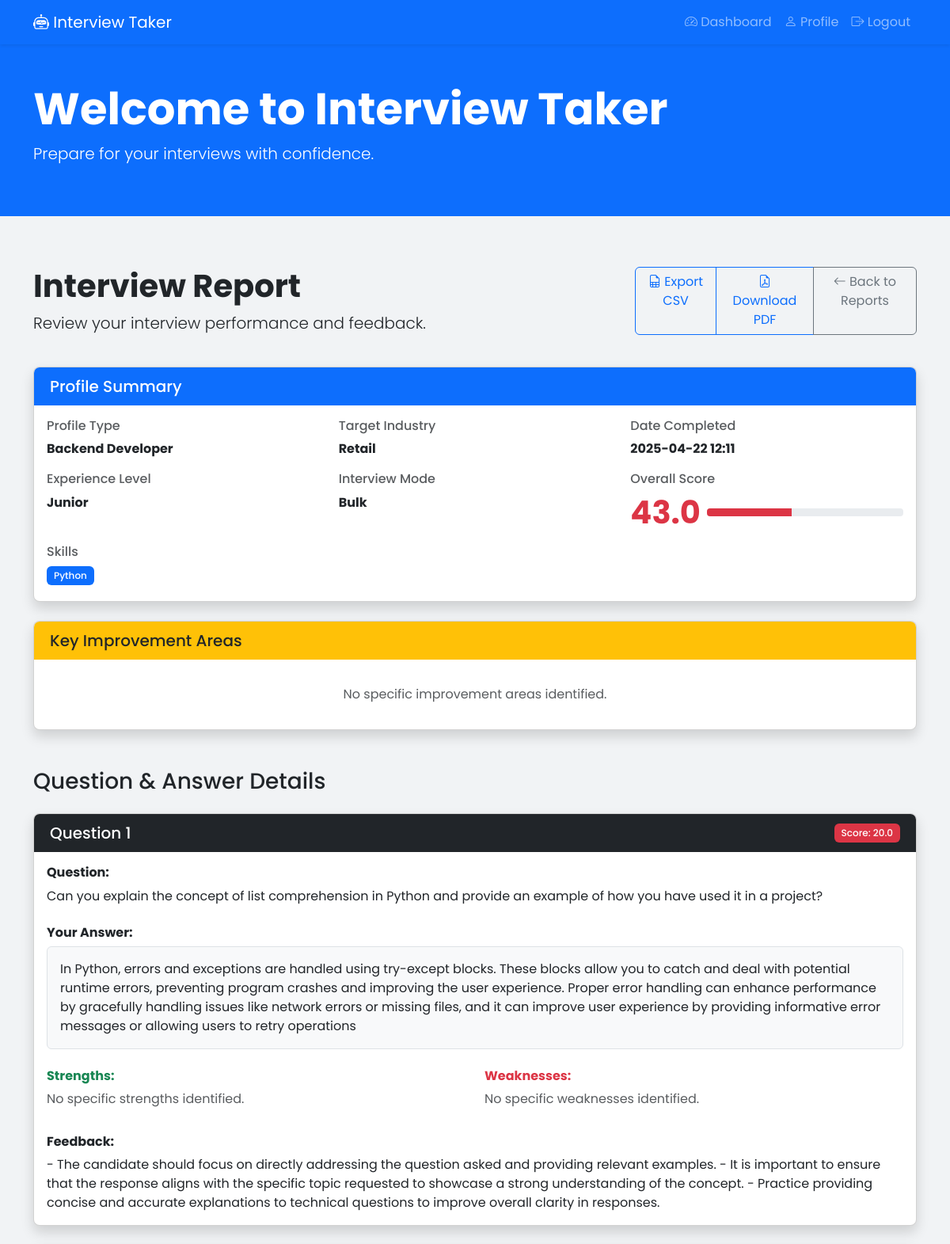
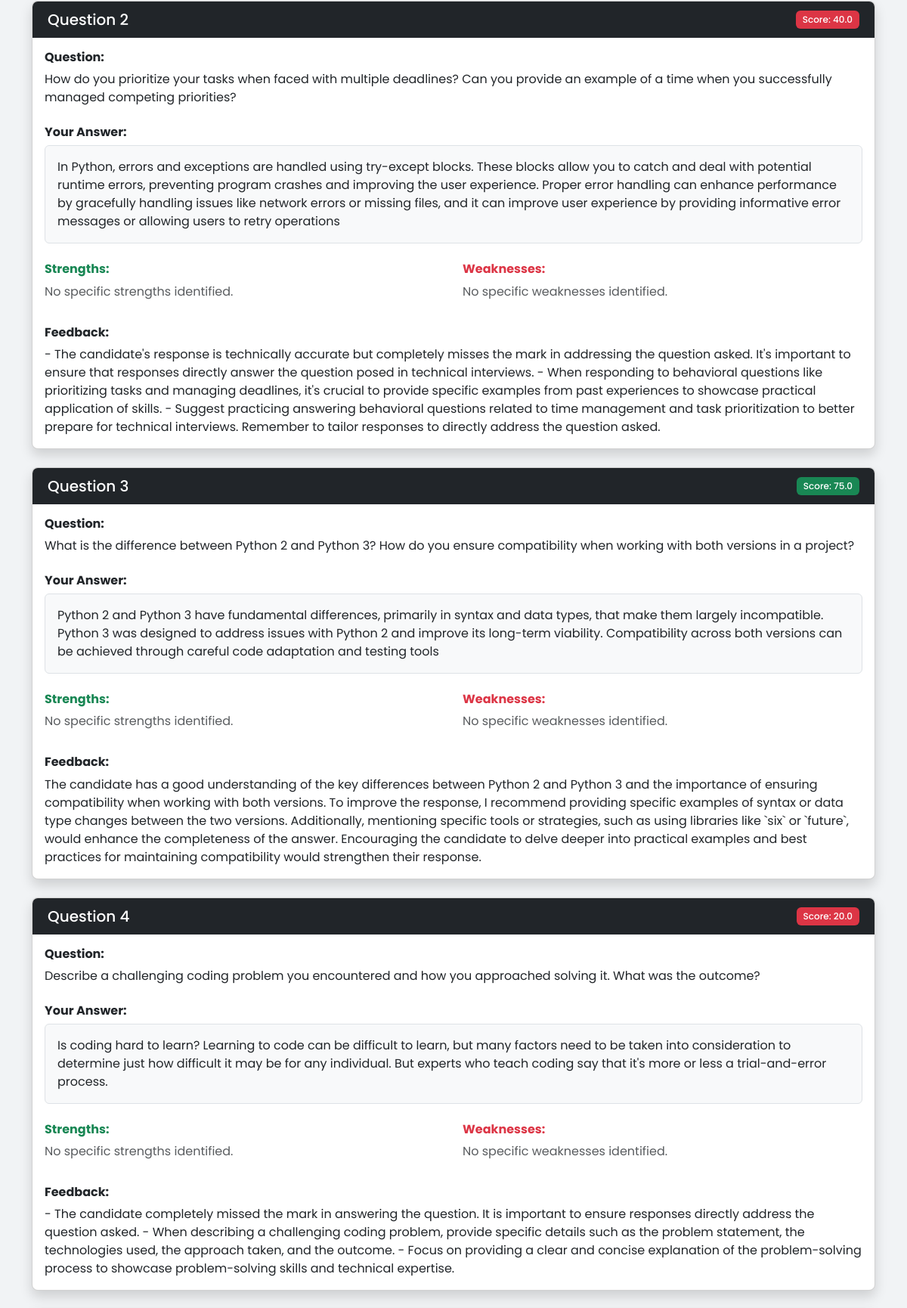
Screenshot of /reports/1 (signed in, upper part) with the database file from the repository (2 pictures, top to bottom).
### app/models.py (models this page shows)
class Profile(db.Model):
    __tablename__ = 'profiles'
    id = db.Column(db.Integer, primary_key=True)
    user_id = db.Column(db.Integer, db.ForeignKey('users.id'), nullable=False)
    name = db.Column(db.String(100), nullable=False)
    email = db.Column(db.String(120))
    phone = db.Column(db.String(20))
    profile_type = db.Column(db.String(100), nullable=False)
    skills = db.Column(db.String(500))
    experience_level = db.Column(db.String(50), nullable=False)
    target_industry = db.Column(db.String(100), nullable=False)
    created_at = db.Column(db.DateTime, default=datetime.utcnow)
    updated_at = db.Column(db.DateTime, default=datetime.utcnow, onupdate=datetime.utcnow)

class Session(db.Model):
    __tablename__ = 'sessions'
    id = db.Column(db.Integer, primary_key=True)
    user_id = db.Column(db.Integer, db.ForeignKey('users.id'), nullable=False)
    profile_id = db.Column(db.Integer, db.ForeignKey('profiles.id'), nullable=False)
    job_title = db.Column(db.String(200), nullable=False)
    job_description = db.Column(db.Text, nullable=False)
    total_questions = db.Column(db.Integer, nullable=False)
    current_question_index = db.Column(db.Integer, default=0)
    mode = db.Column(db.String(20), nullable=False, default='interactive')  # 'interactive' or 'bulk'
    completed = db.Column(db.Boolean, default=False)
    created_at = db.Column(db.DateTime, default=datetime.utcnow)
    completed_at = db.Column(db.DateTime)
    overall_score = db.Column(db.Float, nullable=True)
    questions = db.relationship('Question', backref='session', lazy=True)
    profile = db.relationship('Profile', backref='sessions', lazy=True)

class Answer(db.Model):
    __tablename__ = 'answers'
    id = db.Column(db.Integer, primary_key=True)
    question_id = db.Column(db.Integer, db.ForeignKey('questions.id'), nullable=False)
    transcript = db.Column(db.Text, nullable=False)
    score = db.Column(db.Float)
    strengths = db.Column(db.Text)
    weaknesses = db.Column(db.Text)
    feedback = db.Column(db.Text)
    created_at = db.Column(db.DateTime, default=datetime.utcnow)
    question = db.relationship('Question', backref=db.backref('answer', uselist=False))

class Question(db.Model):
    __tablename__ = 'questions'
    id = db.Column(db.Integer, primary_key=True)
    session_id = db.Column(db.Integer, db.ForeignKey('sessions.id'), nullable=False)
    question_text = db.Column(db.Text, nullable=False)
    question_type = db.Column(db.String(50), nullable=False)
    question_index = db.Column(db.Integer, nullable=False)
    answered_at = db.Column(db.DateTime)
    created_at = db.Column(db.DateTime, default=datetime.utcnow)
    __table_args__ = (
        db.UniqueConstraint('session_id', 'question_index', name='uix_session_question_index'),
    )

### app/routes/report.py (the view)
@report_bp.route('/reports/<int:session_id>')
def view_report(session_id):
    if 'user_id' not in session:
        flash('Please login to view the report', 'error')
        return redirect(url_for('auth_bp.login'))
    user_id = session['user_id']
    interview_session = InterviewSession.query.filter_by(id=session_id, user_id=user_id).first()
    if not interview_session:
        flash('Interview session not found', 'error')
        return redirect(url_for('dashboard_bp.dashboard'))
    if not interview_session.completed_at:
        flash('Interview is not completed yet', 'error')
        return redirect(url_for('interview_bp.question', session_id=session_id))
    profile = Profile.query.get(interview_session.profile_id)
    questions = Question.query.filter_by(session_id=session_id).order_by(Question.question_index).all()
    total_score = 0
    answered_questions = 0
    for question in questions:
        if question.answer and question.answer.score:
            total_score += question.answer.score
            answered_questions += 1
    overall_score = round(total_score / answered_questions, 1) if answered_questions > 0 else 0
    interview_session.overall_score = overall_score
    db.session.commit()
    qa_list = []
    for question in questions:
        qa_item = {
            'question': question.question_text,
            'question_index': question.question_index
        }
        if question.answer:
            qa_item['answer'] = question.answer.transcript
            qa_item['score'] = question.answer.score
            qa_item['strengths'] = question.answer.strengths.split('\n') if question.answer.strengths else []
            qa_item['weaknesses'] = question.answer.weaknesses.split('\n') if question.answer.weaknesses else []
            qa_item['feedback'] = question.answer.feedback
        else:
            qa_item['answer'] = 'No answer provided'
            qa_item['score'] = 0
            qa_item['strengths'] = []
            qa_item['weaknesses'] = []
            qa_item['feedback'] = 'No feedback available'
        qa_list.append(qa_item)
    improvement_tips = []
    for qa in qa_list:
        if qa.get('weaknesses'):
            for weakness in qa.get('weaknesses'):
                if weakness and weakness not in improvement_tips:
                    improvement_tips.append(weakness)
    return render_template(
        'report.html',
        interview_session=interview_session,
        profile=profile,
        qa_list=qa_list,
        improvement_tips=improvement_tips
    )

### app/__init__.py (called while the page is built)
@app.context_processor
def inject_now():
    return {'now': datetime.utcnow}

### app/templates/report.html (shortened to what this page needs)
{% extends 'base.html' %}
{% block content %}
<div class="row mb-4">
    <div class="col-md-8">
        <h1 class="fw-bold">Interview Report</h1>
        <p class="lead">Review your interview performance and feedback.</p>
    </div>
    <div class="col-md-4 text-md-end">
        <div class="btn-group">
            <a href="{{ url_for('report_bp.download_csv', session_id=interview_session.id) }}" class="btn btn-outline-primary">
                <i class="bi bi-file-earmark-spreadsheet"></i> Export CSV
            </a>
            <a href="{{ url_for('report_bp.download_pdf', session_id=interview_session.id) }}" class="btn btn-outline-primary">
                <i class="bi bi-file-earmark-pdf"></i> Download PDF
            </a>
            <a href="{{ url_for('report_bp.reports') }}" class="btn btn-outline-secondary">
                <i class="bi bi-arrow-left"></i> Back to Reports
            </a>
        </div>
    </div>
</div>
<div class="card shadow mb-4">
    <div class="card-header bg-primary text-white">
        <h5 class="mb-0">Profile Summary</h5>
    </div>
    <div class="card-body">
        <div class="row">
            <div class="col-md-4">
                <h6 class="text-muted">Profile Type</h6>
                <p class="mb-3 fw-bold">{{ profile.profile_type }}</p>
                <h6 class="text-muted">Experience Level</h6>
                <p class="mb-3 fw-bold">{{ profile.experience_level }}</p>
            </div>
            <div class="col-md-4">
                <h6 class="text-muted">Target Industry</h6>
                <p class="mb-3 fw-bold">{{ profile.target_industry }}</p>
                <h6 class="text-muted">Interview Mode</h6>
                <p class="mb-3 fw-bold">{{ interview_session.mode|capitalize }}</p>
            </div>
            <div class="col-md-4">
                <h6 class="text-muted">Date Completed</h6>
                <p class="mb-3 fw-bold">{{ interview_session.completed_at.strftime('%Y-%m-%d %H:%M') }}</p>
                <h6 class="text-muted">Overall Score</h6>
                <div class="d-flex align-items-center">
                    <span class="display-6 me-2 fw-bold {{ 'text-success' if interview_session.overall_score >= 70 else 'text-warning' if interview_session.overall_score >= 50 else 'text-danger' }}">
                        {{ interview_session.overall_score }}
                    </span>
                    <div class="progress flex-grow-1" style="height: 10px;">
                        <div class="progress-bar bg-{{ 'success' if interview_session.overall_score >= 70 else 'warning' if interview_session.overall_score >= 50 else 'danger' }}"
                             role="progressbar" style="width: {{ interview_session.overall_score }}%;"
                             aria-valuenow="{{ interview_session.overall_score }}" aria-valuemin="0" aria-valuemax="100">
                        </div>
                    </div>
                </div>
            </div>
        </div>
        <div class="mt-3">
            <h6 class="text-muted">Skills</h6>
            <div>
                {% for skill in profile.skills.split(',') %}
                <span class="badge bg-primary me-1 mb-1">{{ skill }}</span>
                {% endfor %}
            </div>
        </div>
    </div>
</div>
<div class="card shadow mb-4">
    <div class="card-header bg-warning text-dark">
        <h5 class="mb-0">Key Improvement Areas</h5>
    </div>
    <div class="card-body">
        {% if improvement_tips %}
        <ul class="list-group list-group-flush">
            {% for tip in improvement_tips %}
            <li class="list-group-item">{{ tip }}</li>
            {% endfor %}
        </ul>
        {% else %}
        <p class="text-center text-muted my-3">No specific improvement areas identified.</p>
        {% endif %}
    </div>
</div>
<h3 class="mt-5 mb-4">Question & Answer Details</h3>
{% for qa in qa_list %}
<div class="card shadow mb-4">
    <div class="card-header bg-dark text-white d-flex justify-content-between align-items-center">
        <h5 class="mb-0">Question {{ qa.question_index }}</h5>
        <span class="badge bg-{{ 'success' if qa.score >= 70 else 'warning' if qa.score >= 50 else 'danger' }}">
            Score: {{ qa.score }}
        </span>
    </div>
    <div class="card-body">
        <div class="mb-4">
            <h6 class="fw-bold">Question:</h6>
            <p>{{ qa.question }}</p>
        </div>
        <div class="mb-4">
            <h6 class="fw-bold">Your Answer:</h6>
            <div class="border p-3 bg-light rounded">
                {{ qa.answer }}
            </div>
        </div>
        <div class="row mb-3">
            <div class="col-md-6">
                <h6 class="fw-bold text-success">Strengths:</h6>
                {% if qa.strengths %}
                <ul class="list-group list-group-flush">
                    {% for strength in qa.strengths %}
                    <li class="list-group-item bg-transparent ps-0">
                        <i class="bi bi-check-circle-fill text-success me-2"></i>
                        {{ strength }}
                    </li>
                    {% endfor %}
                </ul>
                {% else %}
                <p class="text-muted">No specific strengths identified.</p>
                {% endif %}
            </div>
            <div class="col-md-6">
                <h6 class="fw-bold text-danger">Weaknesses:</h6>
                {% if qa.weaknesses %}
                <ul class="list-group list-group-flush">
                    {% for weakness in qa.weaknesses %}
                    <li class="list-group-item bg-transparent ps-0">
                        <i class="bi bi-exclamation-triangle-fill text-danger me-2"></i>
                        {{ weakness }}
                    </li>
                    {% endfor %}
                </ul>
                {% else %}
                <p class="text-muted">No specific weaknesses identified.</p>
                {% endif %}
            </div>
        </div>
        <div class="mt-3">
            <h6 class="fw-bold">Feedback:</h6>
            <div class="card-text">{{ qa.feedback }}</div>
        </div>
    </div>
</div>
{% endfor %}
{% endblock %}
{% block extra_css %}
<link rel="stylesheet" href="https://cdn.jsdelivr.net/npm/bootstrap-icons@1.10.0/font/bootstrap-icons.css">
{% endblock %}

### app/static/css/style.css (style rules this page uses)
body { min-height: 100vh; display: flex; flex-direction: column; font-family: 'Poppins', sans-serif; background-color: #f1f3f5; }
.card { border-radius: 0.5rem; overflow: hidden; transition: transform 0.2s, box-shadow 0.2s; }
.card-header { border-bottom: 0; padding: 0.75rem 1.25rem; }
.progress { background-color: #e9ecef; border-radius: 0.25rem; overflow: hidden; }
.badge { font-weight: 500; padding: 0.5em 0.75em; }

### rows the page displays
Profile: profile_type "Backend Developer", experience_level "Junior", target_industry "Retail", skills "Python"
Answer: score "20.0", answer "In Python, errors and exceptions are handled using try-except blocks. These blocks allow you to catch and deal with potential runtime errors, preventing program crashes and improving the user experience. Proper error handling can enhance performance by gracefully handling issues like network errors or missing files, and it can improve user experience by providing informative error messages or allowing users to retry operations", feedback "- The candidate should focus on directly addressing the question asked and providing relevant examples. - It is important to ensure that the response aligns with the specific topic requested to showcase a strong understanding of the concept. - Practice providing concise and accurate explanations to technical questions to improve overall clarity in responses."
Question: question "Can you explain the concept of list comprehension in Python and provide an example of how you have used it in a project?"
Answer: score "40.0", answer "In Python, errors and exceptions are handled using try-except blocks. These blocks allow you to catch and deal with potential runtime errors, preventing program crashes and improving the user experience. Proper error handling can enhance performance by gracefully handling issues like network errors or missing files, and it can improve user experience by providing informative error messages or allowing users to retry operations", feedback "- The candidate's response is technically accurate but completely misses the mark in addressing the question asked. It's important to ensure that responses directly answer the question posed in technical interviews. - When responding to behavioral questions like prioritizing tasks and managing deadlines, it's crucial to provide specific examples from past experiences to showcase practical application of skills. - Suggest practicing answering behavioral questions related to time management and task prioritization to better prepare for technical interviews. Remember to tailor responses to directly address the question asked."
Question: question "How do you prioritize your tasks when faced with multiple deadlines? Can you provide an example of a time when you successfully managed competing priorities?"
Answer: score "75.0", answer "Python 2 and Python 3 have fundamental differences, primarily in syntax and data types, that make them largely incompatible. Python 3 was designed to address issues with Python 2 and improve its long-term viability. Compatibility across both versions can be achieved through careful code adaptation and testing tools", feedback "The candidate has a good understanding of the key differences between Python 2 and Python 3 and the importance of ensuring compatibility when working with both versions. To improve the response, I recommend providing specific examples of syntax or data type changes between the two versions. Additionally, mentioning specific tools or strategies, such as using libraries like `six` or `future`, would enhance the completeness of the answer. Encouraging the candidate to delve deeper into practical examples and best practices for maintaining compatibility would strengthen their response."
Question: question "What is the difference between Python 2 and Python 3? How do you ensure compatibility when working with both versions in a project?"
Answer: score "20.0", answer "Is coding hard to learn? Learning to code can be difficult to learn, but many factors need to be taken into consideration to determine just how difficult it may be for any individual. But experts who teach coding say that it's more or less a trial-and-error process.", feedback "- The candidate completely missed the mark in answering the question. It is important to ensure responses directly address the question asked. - When describing a challenging coding problem, provide specific details such as the problem statement, the technologies used, the approach taken, and the outcome. - Focus on providing a clear and concise explanation of the problem-solving process to showcase problem-solving skills and technical expertise."
Question: question "Describe a challenging coding problem you encountered and how you approached solving it. What was the outcome?"

### other values shown
{{ interview_session.mode|capitalize }} "Bulk"
{{ interview_session.completed_at.strftime('%Y-%m-%d %H:%M') }} "2025-04-22 12:11"
{{ interview_session.overall_score }} "43.0"
{{ qa.question_index }} "1" "2" "3" "4"
